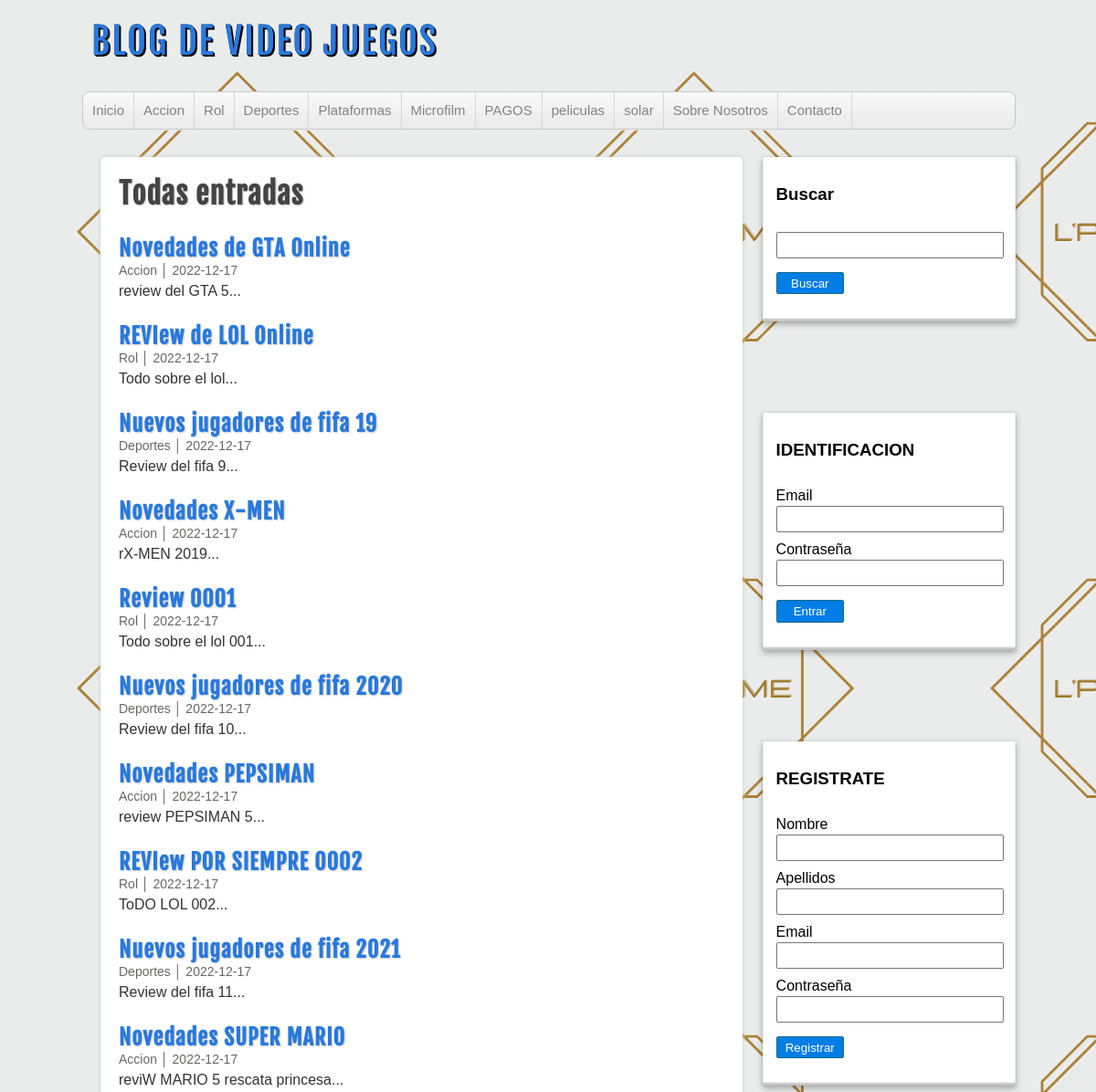
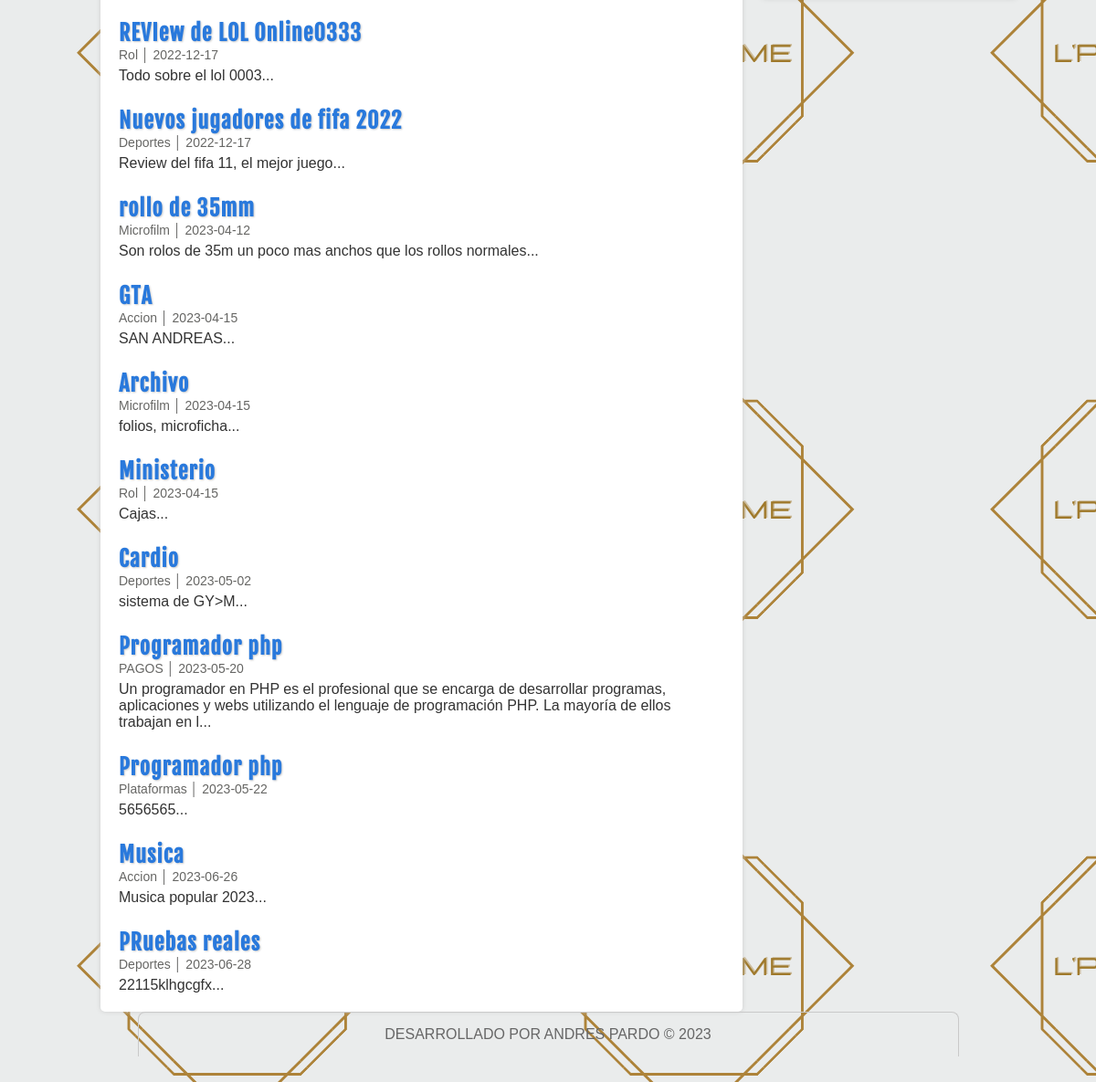
Page /master-php/proyecto-php/entradas.php on the committed database (2 pictures, top to bottom).
### tables this page shows
CREATE TABLE IF NOT EXISTS `categorias` (
  `id` int NOT NULL AUTO_INCREMENT,
  `nombre` varchar(100) DEFAULT NULL,
  PRIMARY KEY (`id`)
);

CREATE TABLE IF NOT EXISTS `entradas` (
  `id` int NOT NULL AUTO_INCREMENT,
  `usuario_id` int NOT NULL,
  `categoria_id` int NOT NULL,
  `titulo` varchar(255) NOT NULL,
  `descripcion` mediumtext,
  `fecha` date NOT NULL,
  PRIMARY KEY (`id`),
  KEY `fk_entrada_usuario` (`usuario_id`),
  KEY `fk_entrada_categoria` (`categoria_id`)
);

### master-php/proyecto-php/includes/helpers.php (called while the page is built, shortened)
<?php
function conseguirCategorias($conexion)
{
    $sql = "SELECT * FROM categorias
    ORDER BY id ASC;";
    $categorias = mysqli_query($conexion, $sql);
    $resultado = array();
    if ($categorias && mysqli_num_rows($categorias) >= 1) {
        $resultado = $categorias;
    }
    return $resultado;
}
function conseguirEntradas($conexion, $limit = null, $categoria = null)
{
    $sql = "SELECT e.*, c.nombre AS 'categoria' FROM entradas e
    INNER JOIN categorias c
    ON e.categoria_id = c.id ";
    $entradas = mysqli_query($conexion, $sql);
    return $entradas;
}
?>

### master-php/proyecto-php/entradas.php (the view, shortened to what this page needs)
<?php
require_once 'includes/cabecera.php';
require_once 'includes/lateral.php';
require_once 'includes/helpers.php'; ?>
<div id="principal">
    <h1>Todas entradas</h1>
    <?php
    $entradas = conseguirEntradas($db);
    if (!empty($entradas)):
        while ($entrada = mysqli_fetch_assoc($entradas)):
            ?>
            <article class="entrada">
                <a href="entrada.php?id=<?=$entrada['id']?>">
                    <h2>
                        <?= $entrada['titulo'] ?>
                    </h2>
                    <span class="fecha">
                        <?= $entrada['categoria'] . ' │ ' . $entrada['fecha'] ?>
                    </span>
                    <p>
                        <?= substr($entrada['descripcion'], 0, 180) . "..." ?>
                    </p>
                </a>
            </article>
            <?php
        endwhile;
    endif;
    ?>
</div>
<?php require_once 'includes/pie.php' ?>

### master-php/proyecto-php/includes/cabecera.php (shortened to what this page needs)
<?php
require_once 'conexion.php';
require_once 'includes/helpers.php';?>
<!DOCTYPE html>
<html lang="es">
<head>
    <link rel="stylesheet" type="text/css" href="./assets/css/style.css" />
</head>
<body>
    <header id="cabecera">
        <div id="logo">
            <a href="index.php">
                BLOG DE VIDEO JUEGOS
            </a>
        </div>
        <nav id="menu">
            <ul>
                <li>
                    <a href="index.php">Inicio</a>
                </li>
                <?php
                $categorias = conseguirCategorias($db);
                if (!empty($categorias)):
                    while ($categoria = mysqli_fetch_assoc($categorias)):
                        ?>
                        <li>
                            <a href="categoria.php?id=<?= $categoria['id'] ?>"><?= $categoria['nombre'] ?></a>
                        </li>
                        <?php
                    endwhile;
                endif;
                ?>
                <li>
                    <a href="index.php">Sobre Nosotros</a>
                </li>
                <li>
                    <a href="index.php">Contacto</a>
                </li>
            </ul>
        </nav>
    </header>
    <div id="contenedor">

### master-php/proyecto-php/includes/lateral.php (shortened to what this page needs)
<aside id="sidebar">
<div id="buscador" class="bloque">
        <h3>Buscar</h3>
        <form action="buscar.php" method="POST">
            <input type="text" name="busqueda"/>
            <input type="submit" value="Buscar" />
        </form>
    </div>
     <?php if(!isset($_SESSION['usuario'])): ?>
    <div id="login" class="bloque">
        <h3>IDENTIFICACION</h3>
        <form action="login.php" method="POST">
            <label for="email">Email</label>
            <input type="email" name="email" />
            <label for="password">Contraseña</label>
            <input type="password" name="password" />
            <input type="submit" value="Entrar" />
        </form>
    </div>
    <div id="register" class="bloque">
        <h3>REGISTRATE</h3>
        <form action="registro.php" method="POST">
            <label for="nombre">Nombre</label>
            <input type="text" name="nombre" />
            <label for="apellidos">Apellidos</label>
            <input type="text" name="apellidos" />
            <label for="email">Email</label>
            <input type="email" name="email" />
            <label for="password">Contraseña</label>
            <input type="password" name="password" />
            <input type="submit" name="submit" value="Registrar" />
        </form>
    </div>
    <?php endif; ?>
</aside>

### master-php/proyecto-php/includes/pie.php (shortened to what this page needs)
<footer id="pie">
    <p>
        DESARROLLADO POR ANDRES PARDO &copy; 2023
    </p>
</footer>
</body>
</html>

### master-php/proyecto-php/assets/css/style.css (style rules this page uses)
* { margin: 0px; padding: 0px; font-family: sans-serif, Helvetica, Arial; text-decoration: none; }
body { background:url(../img/1.png) #f9f9f9 ; }
.fecha { color: rgb(102, 102, 100); margin-top: 5px; font-size: 14px; }
#cabecera { width: 85%; height: auto; background: transparent; margin: 0px auto; }
#logo { float:left; width:540px; height: 100px; }
#logo a { font-family: "fajala", Helvetica; font-size: 40px; letter-spacing: 2px; color:#2979DC; text-shadow: 0px 0px 0px black, 1px 1px 0px black, 2px 2px 0px black; transition: all 800ms; line-height: 90px; margin-left: 10px; }
#menu { clear: both; width: 100%; height: 40px; background: linear-gradient(to bottom, #f9f9f9 0px, #e9e9e9 100%); border: 1px solid #c9c9c9; border-radius: 8px; box-shadow: 0px 1px 1px #eee; overflow: hidden; }
#menu ul { list-style: none; }
#menu ul li { float: left; line-height: 40px; border-right: 1px solid #D6D6D6; }
#menu ul li a { display: block; padding-left: 10px; padding-right: 10px; font-size: 15px; color: #838282; }
#contenedor { width:85%; height: auto; margin: 0px auto; margin-top: 30px; margin-bottom: 30px; }
#sidebar { float: right; width: 27%; height: auto; }
.bloque { display: block; width: 90%; margin: 0px auto; margin-bottom: 100px; background: white; padding: 15px; box-shadow: 0px 0px 1px rgba(0,0,0,0.3), 0px 3px 7px rgba(0,0,0,0.3),0px 0px 1px #ffffff inset, 0px -3px 2px rgba(0,0,0,0.25)inset; }
.bloque h3 { margin-top: 15px; margin-bottom: 30px; }
label, input[type="text"], input[type="email"], input[type="password"] { display: block; width: 95%; margin-top: 2px; margin-bottom: 2px; }
input[type="text"], input[type="email"], input[type="password"] { padding: 5px; margin-bottom: 10px; }
input[type ="button"], input[type ="submit"], .boton { display: block; border-radius: 2px; color: white; background: #007ee5; border: 1px solid #156785; cursor: pointer; padding: 1.5%; width: 30%; margin-top: 15px; margin-bottom: 15px; }
#principal { float: left; width: 65%; min-height: 572px; background: white; border-radius: 5px; box-shadow: 0px 0px 5px #ccc; margin-left: 20px; padding: 20px; overflow: hidden; }
#principal a { color: #333; }
#principal h1 { font-size: 32px; color: #444; letter-spacing: 1px; text-shadow: 1px 1px 2px #ccc; font-family: "fajala"; }
#principal h2 { font-size: 20 px; color: #2979dc; text-shadow: 1px 1px 2px #ccc; letter-spacing: 1px; font-family: "fajala"; margin-top: 25px; }
#principal p { margin-top: 5px; }
#pie { clear: both; width: 85%; margin: 0px auto; background: linear-gradient(to bottom, #f9f9) 0px, #e9e9e9 100%; border: 1px solid #c9c9c9; border-bottom: none; border-radius: 8px 8px 0px 0px; color: #666; height: auto; padding: 15px; text-align: center; }

### rows in the picture
categorias: nombre "Accion"
categorias: nombre "Rol"
categorias: nombre "Deportes"
categorias: nombre "Plataformas"
categorias: nombre "Microfilm"
categorias: nombre "PAGOS"
categorias: nombre "peliculas"
categorias: nombre "solar"
entradas: titulo "Novedades de GTA Online", categoria.nombre "Accion", fecha "2022-12-17", descripcion "review del GTA 5"
entradas: titulo "REVIew de LOL Online", categoria.nombre "Rol", fecha "2022-12-17", descripcion "Todo sobre el lol"
entradas: titulo "Nuevos jugadores de fifa 19", categoria.nombre "Deportes", fecha "2022-12-17", descripcion "Review del fifa 9"
entradas: titulo "Novedades X-MEN", categoria.nombre "Accion", fecha "2022-12-17", descripcion "rX-MEN 2019"
entradas: titulo "Review 0001", categoria.nombre "Rol", fecha "2022-12-17", descripcion "Todo sobre el lol 001"
entradas: titulo "Nuevos jugadores de fifa 2020", categoria.nombre "Deportes", fecha "2022-12-17", descripcion "Review del fifa 10"
entradas: titulo "Novedades PEPSIMAN", categoria.nombre "Accion", fecha "2022-12-17", descripcion "review PEPSIMAN 5"
entradas: titulo "REVIew POR SIEMPRE 0002", categoria.nombre "Rol", fecha "2022-12-17", descripcion "ToDO LOL 002"
entradas: titulo "Nuevos jugadores de fifa 2021", categoria.nombre "Deportes", fecha "2022-12-17", descripcion "Review del fifa 11"
entradas: titulo "Novedades SUPER MARIO", categoria.nombre "Accion", fecha "2022-12-17", descripcion "reviW MARIO 5 rescata princesa"
entradas: titulo "REVIew de LOL Online0333", categoria.nombre "Rol", fecha "2022-12-17", descripcion "Todo sobre el lol 0003"
entradas: titulo "Nuevos jugadores de fifa 2022", categoria.nombre "Deportes", fecha "2022-12-17", descripcion "Review del fifa 11, el mejor juego"
entradas: titulo "rollo de 35mm", categoria.nombre "Microfilm", fecha "2023-04-12", descripcion "Son rolos de 35m un poco mas anchos que los rollos normales"
entradas: titulo "GTA", categoria.nombre "Accion", fecha "2023-04-15", descripcion "SAN ANDREAS"
entradas: titulo "Archivo", categoria.nombre "Microfilm", fecha "2023-04-15", descripcion "folios, microficha"
entradas: titulo "Ministerio", categoria.nombre "Rol", fecha "2023-04-15", descripcion "Cajas"
entradas: titulo "Cardio", categoria.nombre "Deportes", fecha "2023-05-02", descripcion "sistema de GY>M"
entradas: titulo "Programador php", categoria.nombre "PAGOS", fecha "2023-05-20", descripcion "Un programador en PHP es el profesional que se encarga de desarrollar programas, aplicaciones y webs utilizando el lenguaje de programación PHP. La mayoría de ellos trabajan en l"
entradas: titulo "Programador php", categoria.nombre "Plataformas", fecha "2023-05-22", descripcion "5656565"
entradas: titulo "Musica", categoria.nombre "Accion", fecha "2023-06-26", descripcion "Musica popular 2023"
entradas: titulo "PRuebas reales", categoria.nombre "Deportes", fecha "2023-06-28", descripcion "22115klhgcgfx"
